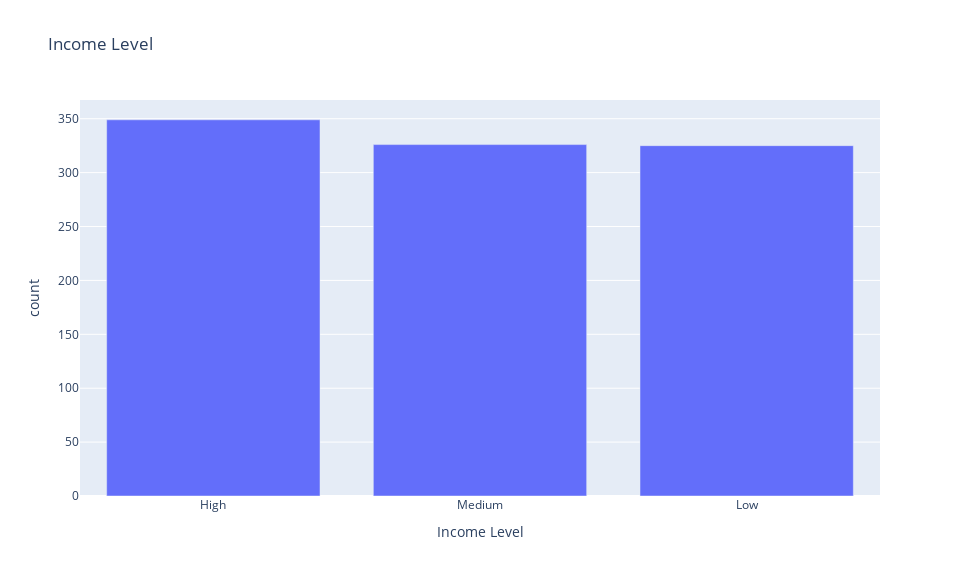

Notebook code cell kept with this figure:
### Code cell
income_level = cus_churn['IncomeLevel'].value_counts().reset_index()
fig = px.bar(
    data_frame=income_level,
    x='IncomeLevel',
    y='count',
    title='Income Level',
)
fig.update_layout(
    xaxis_title='Income Level',
    width=960, height=576,
)
fig.show()

### Figure 1 — Plotly figure (JSON) as saved in the notebook; plotly's stock layout.template omitted (floating-point values rounded to 4 significant figures)
{"data": [{"alignmentgroup": "True", "hovertemplate": "IncomeLevel=%{x}<br>count=%{y}<extra></extra>", "legendgroup": "", "marker": {"color": "#636efa", "pattern": {"shape": ""}}, "name": "", "offsetgroup": "", "orientation": "v", "showlegend": false, "textposition": "auto", "x": ["High", "Medium", "Low"], "xaxis": "x", "y": [349, 326, 325], "yaxis": "y", "type": "bar"}], "layout": {"xaxis": {"anchor": "y", "domain": [0.0, 1.0], "title": {"text": "Income Level"}}, "yaxis": {"anchor": "x", "domain": [0.0, 1.0], "title": {"text": "count"}}, "legend": {"tracegroupgap": 0}, "title": {"text": "Income Level"}, "barmode": "relative", "width": 960, "height": 576}}
